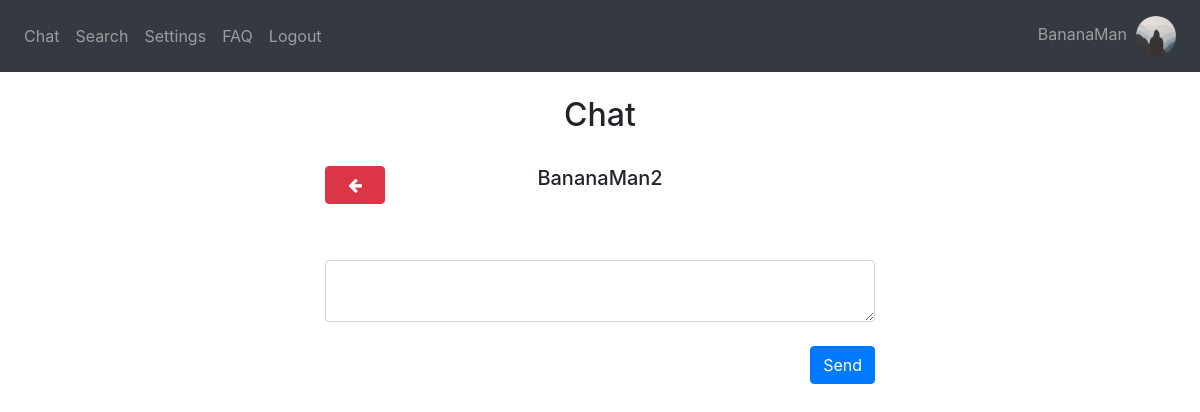
Before: /chat/BananaMan2 (signed in) with the older database file.
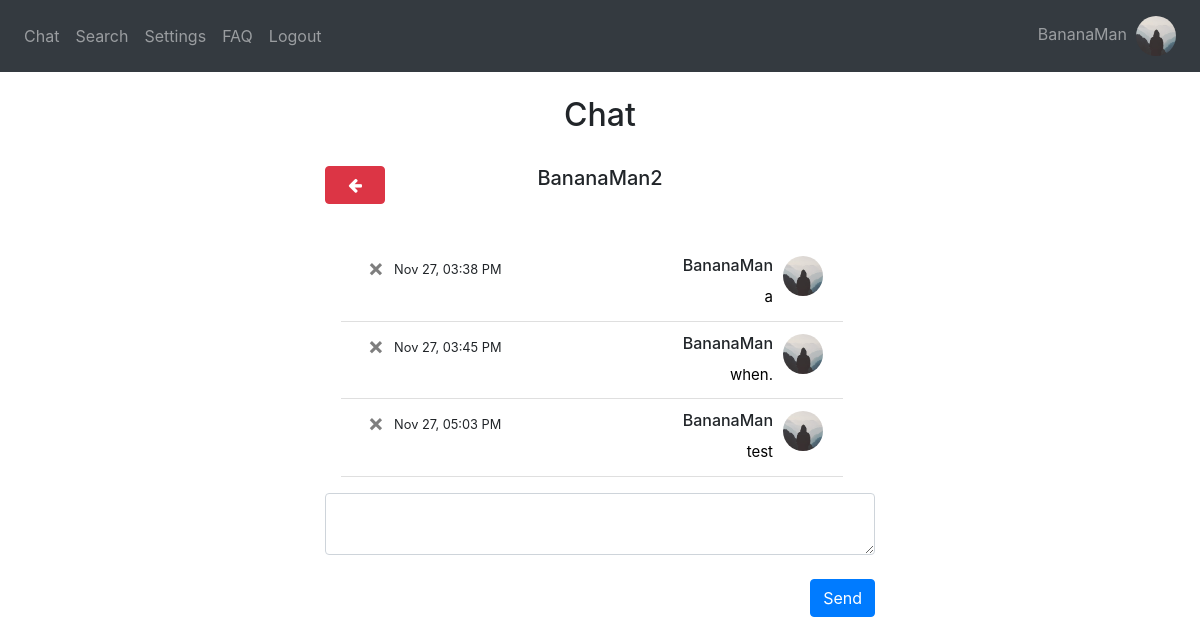
After: the same page with the newer database file.
### website/models.py (models this page shows)
class User(db.Model, UserMixin):
    username = db.Column(db.String(150), unique=True)
    password = db.Column(db.String(150))
    answer = db.Column(db.String(150)) # security word
    question = db.Column(db.String(150)) # security question
    text_color = db.Column(db.String(20), default='Black') # message text color
    text_size = db.Column(db.String(20), default='Medium') # message text size
    background = db.Column(db.String(20), default='White') # background color
    status = db.Column(db.String(150))
    messages = db.relationship('Message')
    friends_list = db.relationship('Friend')
    block_list = db.relationship('Block')
    id = db.Column(db.Integer, primary_key=True)
    name = db.Column(db.String(20))
    groups = db.relationship('Group', secondary=user_groups, backref=db.backref('members', lazy='dynamic'))
    image_file = db.Column(db.String(20), nullable=False, default='default.jpg')

class Message(db.Model):
    id = db.Column(db.Integer, primary_key=True)
    data = db.Column(db.String(10000))
    date = db.Column(db.DateTime(timezone=True), default=func.now(tz=pytz.timezone('US/Eastern')))
    user_id = db.Column(db.Integer, db.ForeignKey('user.id')) #one-to-many relationship
    recipient_id = db.Column(db.Integer)
    group_id = db.Column(db.Integer)

### website/views.py (the view, shortened to what this page needs)
@views.route('/chat/<string:recipient>', methods = ['GET', 'POST'])
@login_required
def chat_with(recipient):
    recipient = User.query.filter(User.username == recipient).first_or_404()
    return render_template("chat_with.html", User = User, user = current_user, username = current_user.username,
        Message = Message, recipient = recipient, desc = desc, redirect = redirect, message1 = None, datetime = datetime)

### website/__init__.py (called while the page is built)
def create_app():
    app = Flask(__name__)
    app.config['SECRET_KEY'] = 'wadkjwlajda'
    app.config['SQLALCHEMY_DATABASE_URI'] = f'sqlite:///{DB_NAME}'
    db.init_app(app)
    from .views import views
    from .auth import auth
    from .group_views import group_views
    app.register_blueprint(views, url_prefix='/')
    app.register_blueprint(auth, url_prefix='/')
    app.register_blueprint(group_views, url_prefix='/')
    from .models import User, Message
    create_database(app)
    login_manager = LoginManager()
    login_manager.login_view = 'auth.login'
    login_manager.init_app(app)
    @login_manager.user_loader
    def load_user(id):
        return User.query.get(int(id))
    return app

### website/templates/chat_with.html (shortened to what this page needs)
{% extends "base.html" %} {% block title %}Chat{% endblock %} {% block content
    %}
    <link rel="stylesheet" href="https://cdnjs.cloudflare.com/ajax/libs/font-awesome/4.7.0/css/font-awesome.min.css">
    <h2 align="center">Chat</h2>
    <br />
{% if recipient %}
<div style =   "position: fixed;
                right: 0;
                left: 0;
                margin-right: auto;
                margin-left: auto;
                min-height: 10em;
                max-width: 550px;">
    <ul class="list-group list-group-flush" id="messages">
        <div>
        <div style="float: left"><a style="width: 60px" class="btn btn-danger" id="chat" href="/"><i class="fa fa-arrow-left"></i></a></div>
        <h5 align="center" style="padding-right: 60px">{{recipient.username}}</h5>
        </div>
            <div class="overflow-auto p-3 mb-3 mb-md-0 mr-md-3 bg-light;" style="max-height: 300px; display: flex; flex-direction: column-reverse;">
            {% for message in Message.query.order_by(desc(Message.id)).all() %}
            {% if message.user_id == user.id and message.recipient_id == recipient.id %}
                <li style="background-color: {{user.background}}" class="list-group-item">
                    <div style="height:30px">
                        <div style="float: right; padding-left: 10px"><img id="cornerpic" style="width:40px" class="rounded-circle account-img" src="{{ url_for('static', filename='profile_pics/' + current_user.image_file) }}"></div>
                        <div style="float: right"><h6>{{username}}</h6></div>
                        <div style="float: left; width: 5%"><a class="close" id="chat" href="/delete-message/{{message.id}}/{{recipient.username}}"><span aria-hidden="true">&times;</span></a></div>
                    {% if (message.date - datetime.datetime.now()).days < 0 %}
                    <div style="float:left; padding-left: 10px"><small>{{(message.date - datetime.timedelta(hours=5)).strftime('%b %d, %I:%M %p')}}</small></div>
                    {% elif (message.date - datetime.datetime.now()).days == -1 %}
                        <div style="float:left; padding-left: 10px"><small>{{(message.date - datetime.timedelta(hours=5)).strftime('Yesterday, %I:%M %p')}}</small></div>
                    {% else %}
                        <div style="float:left; padding-left: 10px"><small>{{(message.date - datetime.timedelta(hours=5)).strftime('%I:%M %p')}}</small></div>
                    {% endif %}
                </div>
                <div style="overflow-wrap: break-word; color: {{user.text_color}}; font-size: {{user.text_size}}" align="right">{{message.data}}</div>
                </li>
            {% endif %}
        {% endfor %}
        </div>
    </ul>
    <form method="POST">
        <textarea name="message" id="message" class="form-control"></textarea>
        <br />
        <div style="float: right">
            <button type="submit" class="btn btn-primary" onclick="document.getElementById('sound_send').play();" >Send</button>
        </div>
    </form>
</div>
{% endif %}
{% endblock %}

### website/templates/base.html (shortened to what this page needs)
<!DOCTYPE html>
<html>
  <head>
    <link
      rel="stylesheet"
      href="https://stackpath.bootstrapcdn.com/bootstrap/4.4.1/css/bootstrap.min.css"
    />
    <link
      rel="stylesheet"
      href="https://stackpath.bootstrapcdn.com/font-awesome/4.7.0/css/font-awesome.min.css"
    />
  </head>
  <body>
    <nav class="navbar navbar-expand-lg navbar-dark bg-dark">
      <div class="collapse navbar-collapse" id="navbar">
        <div class="navbar-nav">
          {% if current_user.is_authenticated %}
            <a class="nav-item nav-link" id="chat" href="/">Chat</a>
            <a class="nav-item nav-link" id="search" href="/search">Search</a>
            <a class="nav-item nav-link" id="settings" href="/settings">Settings</a>
            <a class="nav-item nav-link" id="faq" href="/faq">FAQ</a>
            <a class="nav-item nav-link" id="logout" href="/logout">Logout</a>
          {% else %}
            <a class="nav-item nav-link" id="login" href="/login">Log In</a>
            <a class="nav-item nav-link" id="signUp" href="/sign-up">Sign Up</a>
            <a class="nav-item nav-link" id="faq" href="/faq">FAQ</a>
          {% endif %}
        </div>
      </div>
        <div class="navbar-nav">
          {% if current_user.is_authenticated %}
          <a class="nav-item nav-link" id="chat" href="/profile">{{current_user.username}}&nbsp;&nbsp;<img id="cornerpic" style="width: 40px;" class="rounded-circle account-img" src="{{ url_for('static', filename='profile_pics/' + current_user.image_file) }}"></a>
          {% endif %}
        </div>
    </nav>
    <br />
    <div class="container">{% block content %} {% endblock %}</div>
  </body>
</html>

### website/templates/base.html (style rules this page uses)
#cornerpic { object-fit: cover; width:40px; height:40px; }

Changed rows visible on the page:
added Message: image_file (placeholder picture), {{ username }} "BananaMan", date "Nov 27, 05:03 PM", data "test"
added Message: image_file (placeholder picture), {{ username }} "BananaMan", date "Nov 27, 03:45 PM", data "when."
added Message: image_file (placeholder picture), {{ username }} "BananaMan", date "Nov 27, 03:38 PM", data "a"
